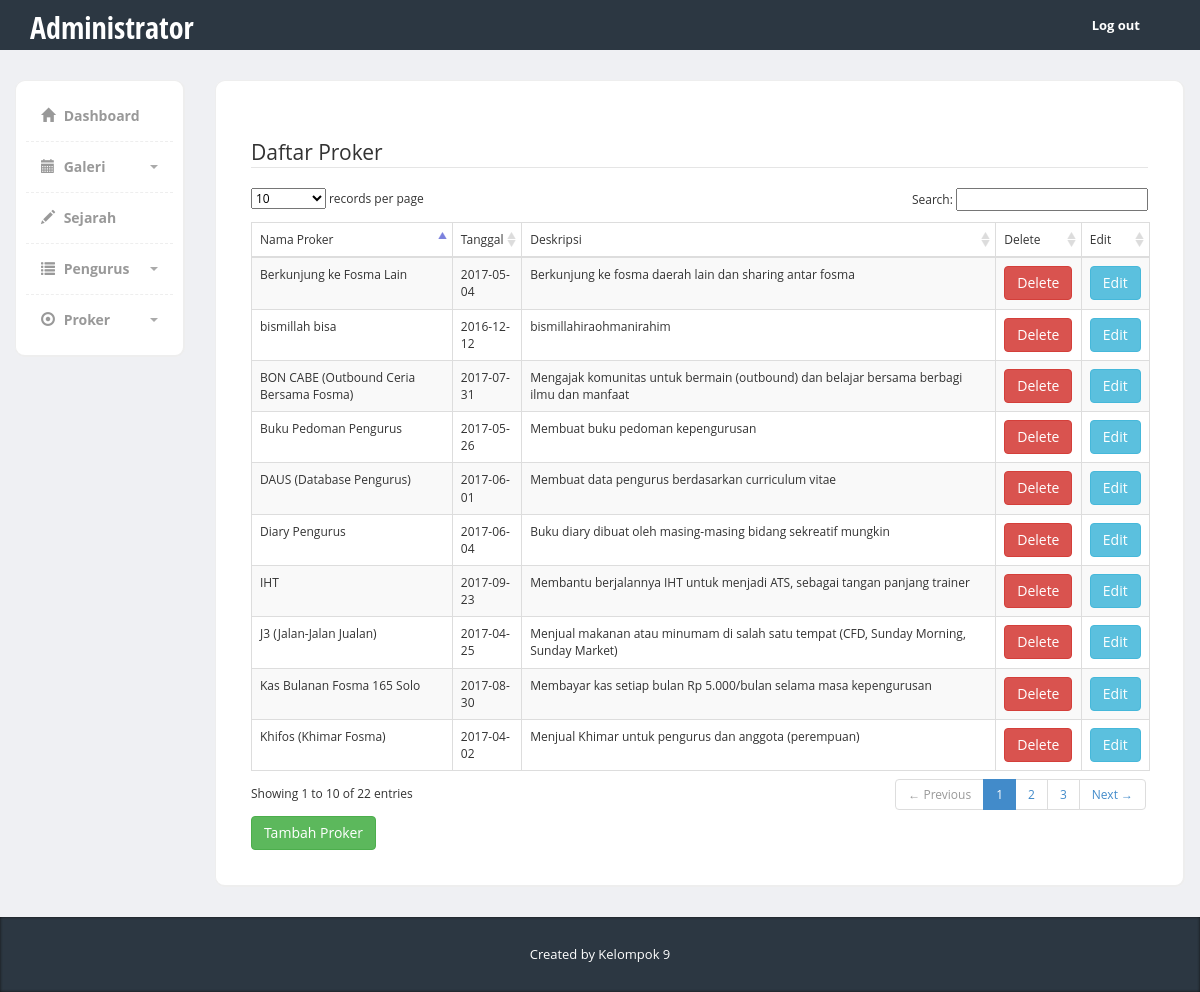
The app's page /fosma/listproker.php with its own data.
### tables this page shows
CREATE TABLE `proker` (
  `nama_proker` varchar(50) NOT NULL,
  `tanggal` date NOT NULL,
  `deskripsi` varchar(200) NOT NULL
);

### fosma/Proker.php (called while the page is built, shortened)
<?php
class Proker{
    public function __construct(){
        $this->db = new PDO('mysql:host=localhost;dbname=fosma','root','');
    }
    public function showProker(){
        $sql = "SELECT * FROM proker";
        $query = $this->db->query($sql);
        return $query;
    }
}
?>

### fosma/listproker.php (the view, shortened to what this page needs)
<!DOCTYPE html>
<html>
  <head>
    <link href="https://code.jquery.com/ui/1.10.3/themes/redmond/jquery-ui.css" rel="stylesheet" media="screen">
    <link href="bootstrap/css/bootstrap.min.css" rel="stylesheet">
    <link href="css/styles.css" rel="stylesheet">
  </head>
  <body>
  	<div class="header">
	     <div class="container">
	        <div class="row">
	           <div class="col-md-5">
	              <div class="logo">
	                 <h1><a href="admin.php">Administrator</a></h1>
	              </div>
	           </div>
	           <div class="col-md-7">
	              <div class="navbar navbar-inverse" role="banner">
	                  <nav class="collapse navbar-collapse bs-navbar-collapse navbar-right" role="navigation">
	                    <ul class="nav navbar-nav">
	                      <li class="dropdown">
	                        <a href="index.php">Log out</a>
	                      </li>
	                    </ul>
	                  </nav>
	              </div>
	           </div>
	        </div>
	     </div>
	</div>
    <div class="page-content">
    	<div class="row">
		  <div class="col-md-2">
		  	<div class="sidebar content-box" style="display: block;">
                <ul class="nav">
                  <li><a href="admin.php"><i class="glyphicon glyphicon-home"></i> Dashboard</a></li>
                  <li class="submenu">
                       <a href="#">
                          <i class="glyphicon glyphicon-calendar"></i> Galeri
                          <span class="caret pull-right"></span>
                       </a>
                  </li>
                  <li><a href="adminsejarah.php"><i class="glyphicon glyphicon-pencil"></i> Sejarah</a></li>
                  <li class="submenu">
                       <a href="#">
                          <i class="glyphicon glyphicon-list"></i> Pengurus
                          <span class="caret pull-right"></span>
                       </a>
                  </li>
                  <li class="submenu">
                       <a href="#">
                          <i class="glyphicon glyphicon-record"></i> Proker
                          <span class="caret pull-right"></span>
                       </a>
                  </li>
                </ul>
             </div>
		  </div>
		  <div class="col-md-10">
  			<div class="content-box-large">
  				<div class="panel-heading">
					<div class="panel-title"></div>
				</div>
  				<div class="panel-body">
  					<div class="table-responsive">
              <legend>Daftar Proker</legend>
  						<table cellpadding="0" cellspacing="0" border="0" class="table table-striped table-bordered" id="example">
			              <thead>
			                <tr>
                        <td>Nama Proker</td>
                        <td>Tanggal</td>
                        <td>Deskripsi</td>
                        <td>Delete</td>
                        <td>Edit</td>
			                </tr>
			              </thead>
                    <tbody>
                      <?php
                      require("Proker.php");
                      $proker = new Proker();
                      $show = $proker->showProker();
                      while($data = $show->fetch(PDO::FETCH_OBJ)){
                          echo "
              <tr>
              <td>$data->nama_proker</td>
              <td>$data->tanggal</td>
              <td>$data->deskripsi</td>
              <td><a class='btn btn-danger' href='listproker.php?delete=$data->nama_proker' onclick='return confirm(\"Apakah anda yakin ingin menghapus?\")'>Delete</a></td>
              <td><a class='btn btn-info' href='editproker.php?nama_proker=$data->nama_proker'>Edit</td>
              </tr>";
                      };
                      ?>
                    </tbody>
              </table>
                <a href="adminproker.php" class="btn btn-success">Tambah Proker</a>
  					</div>
  				</div>
  			</div>
		  </div>
		</div>
    <footer>
         <div class="container">
            <div class="copy text-center">
               Created by Kelompok 9
            </div>
         </div>
      </footer>
      <link href="vendors/datatables/dataTables.bootstrap.css" rel="stylesheet" media="screen">
  </body>
</html>

### fosma/css/styles.css (style rules this page uses)
body { font-family: 'Open Sans', sans-serif; background-color: #f7f7f7; position: relative; margin: 0px; font-size: 12px; padding: 0px; }
.page-content > .row { margin-left: 0px !important; margin-right: 0px !important; margin-top: 30px; }
footer { background-color:#2c3742; box-shadow:inset 0px 0px 3px #111; color:#fff; font-size:14px; line-height:25px; padding:10px 0px 10px 0px; bottom: 0px; }
footer .copy { font-size:13px; margin:15px 0px; }
.header { height:50px; background-color: #2c3742; }
.header .logo h1 { font-size:30px; margin:0px; padding:10px 0px; }
.header .logo h1 a { color:#fff; font-family: 'Open Sans Condensed', sans-serif; }
.header .navbar * { box-shadow:none !important; }
.header .navbar { background:none !important; border:0px !important; }
.header .navbar .nav > li > a { color:#fff !important; font-size:13px !important; border-bottom:0px !important; margin-top:0px !important; font-weight:bold; }
.header .navbar-collapse { border:0px !important; }
.content-box, .content-box-large { margin-bottom:30px; background:#fff; border-radius:10px; padding:10px; border-left:1px solid #eee; border-top:1px solid #eee; border-right:2px solid #eee; border-bottom:2px solid #eee; }
.content-box-large { padding: 20px; }
.sidebar ul.nav, .sidebar ul.nav ul { list-style: none; padding: 0px; margin: 0px; }
.sidebar .nav > li { margin: 0; border-bottom:1px dashed #eee; }
.sidebar .nav > li:last-child { border-bottom:0px; }
.sidebar .nav > li > a { font-size: 14px; line-height: 20px; padding: 15px 15px; color: #999; display: block; font-weight:bold; background:none; text-decoration: none; border-top:0px; font-weight:bold; }
.sidebar .nav > li > a > i { margin-right:5px; }
.sidebar .nav a .caret { float: right; width: 0; height: 0; display: inline-block; vertical-align: top; border-top: 4px solid #aaa; border-right: 4px solid transparent; border-left: 4px solid transparent; content: ""; margin-top: 8px; margin-left: 2px; }
body { background-color: #eff0f3; }
.panel-heading>.panel-title, .content-box-header .panel-title { float: left; padding: 10px 15px; padding-top: 0px; }
.panel-body { clear:both; }

### records on screen
proker: nama_proker "Berkunjung ke Fosma Lain", tanggal "2017-05-04", deskripsi "Berkunjung ke fosma daerah lain dan sharing antar fosma"
proker: nama_proker "bismillah bisa", tanggal "2016-12-12", deskripsi "bismillahiraohmanirahim"
proker: nama_proker "BON CABE (Outbound Ceria Bersama Fosma)", tanggal "2017-07-31", deskripsi "Mengajak komunitas untuk bermain (outbound) dan belajar bersama berbagi ilmu dan manfaat"
proker: nama_proker "Buku Pedoman Pengurus", tanggal "2017-05-26", deskripsi "Membuat buku pedoman kepengurusan"
proker: nama_proker "DAUS (Database Pengurus)", tanggal "2017-06-01", deskripsi "Membuat data pengurus berdasarkan curriculum vitae"
proker: nama_proker "Diary Pengurus", tanggal "2017-06-04", deskripsi "Buku diary dibuat oleh masing-masing bidang sekreatif mungkin"
proker: nama_proker "IHT", tanggal "2017-09-23", deskripsi "Membantu berjalannya IHT untuk menjadi ATS, sebagai tangan panjang trainer"
proker: nama_proker "J3 (Jalan-Jalan Jualan)", tanggal "2017-04-25", deskripsi "Menjual makanan atau minumam di salah satu tempat (CFD, Sunday Morning, Sunday Market)"
proker: nama_proker "Kas Bulanan Fosma 165 Solo", tanggal "2017-08-30", deskripsi "Membayar kas setiap bulan Rp 5.000/bulan selama masa kepengurusan"
proker: nama_proker "Khifos (Khimar Fosma)", tanggal "2017-04-02", deskripsi "Menjual Khimar untuk pengurus dan anggota (perempuan)"
